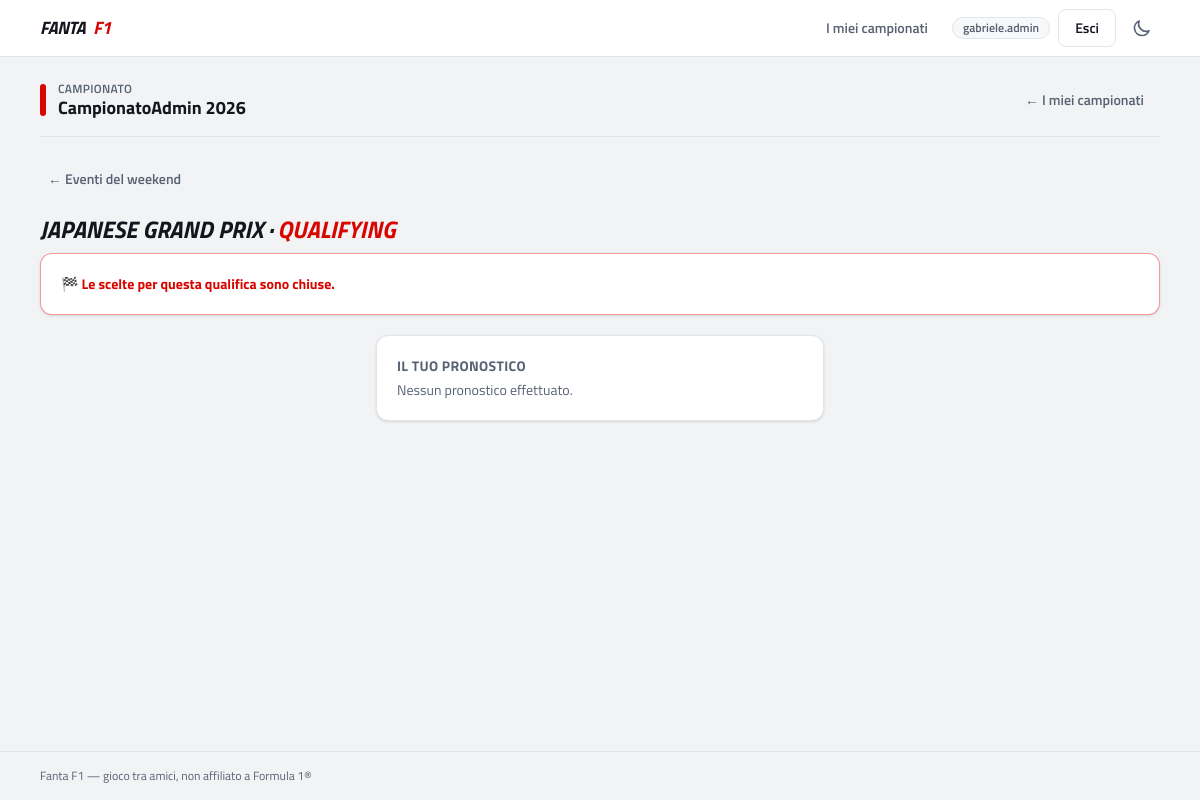
Before: /dashboard/championships/2/weekend/51/qualifying/race/36/choice/ (signed in) with the older database file.
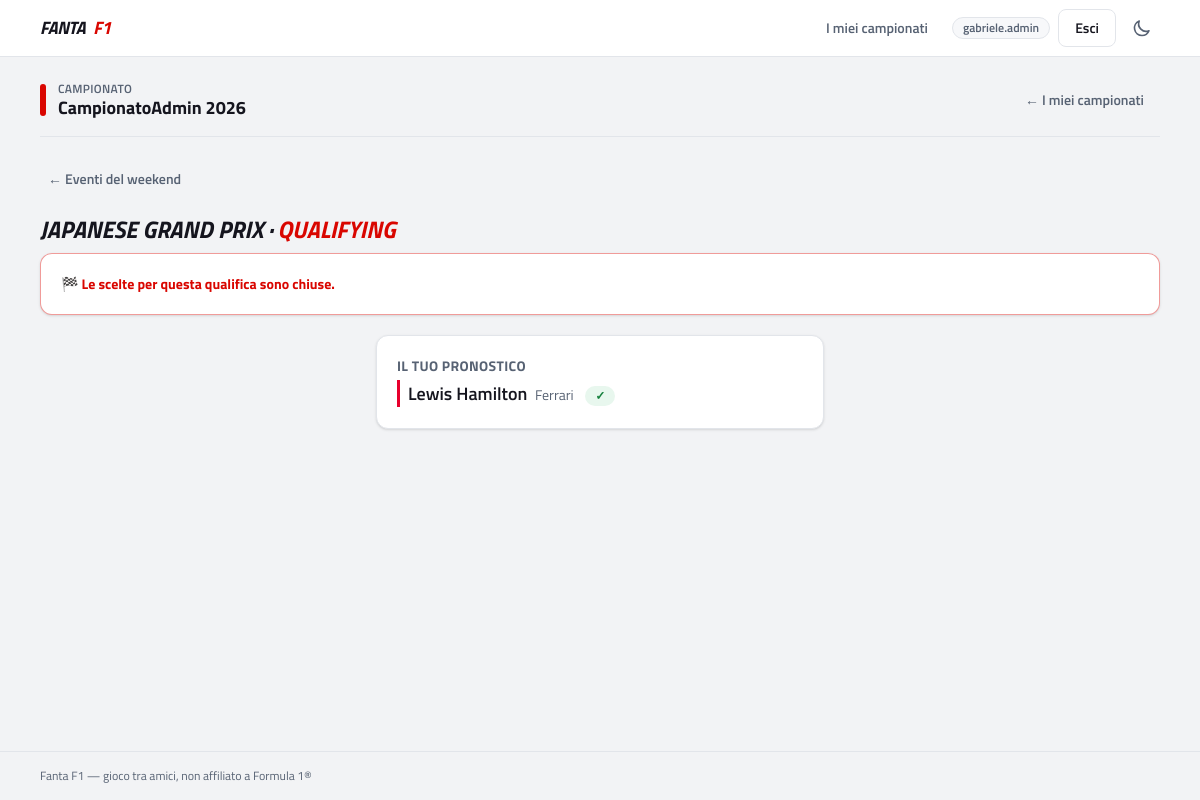
After: the same page with the newer database file.
### fantaApp/models.py (models this page shows, shortened)
class AbstractPlayerChoice(models.Model):
    player = models.ForeignKey(ChampionshipPlayer, on_delete=models.CASCADE)
    driver = models.ForeignKey(Driver, on_delete=models.PROTECT)
    created_at = models.DateTimeField(auto_now_add=True)
    class Meta:
        abstract = True
        indexes = [models.Index(fields=["player", "driver"])]

class PlayerQualifyingChoice(AbstractPlayerChoice):
    qualifying = models.ForeignKey(Qualifying, on_delete=models.CASCADE)
    class Meta(AbstractPlayerChoice.Meta):
        unique_together = [("player", "qualifying")]

class Driver(models.Model):
    first_name = models.CharField(max_length=50)
    last_name = models.CharField(max_length=50)
    number = models.PositiveSmallIntegerField(null=True, blank=True)
    short_name = models.CharField(max_length=3)
    team = models.ForeignKey('Team', on_delete=models.CASCADE)
    season = models.PositiveSmallIntegerField()
    api_id = models.CharField(max_length=50,unique= True)
    created_at = models.DateTimeField(auto_now_add=True)
    modified_at = models.DateTimeField(auto_now=True)
    deleted_at = models.DateTimeField(null=True, blank=True)
    active = models.BooleanField(default=True)
    is_valid = models.BooleanField(default=True)
    class Meta:
        ordering = ['team__name', 'first_name'] #serve a far tornare sempre i piloti in ordine alfabetico, raggruppati per squadra
        unique_together = ('number', 'season')

class Team(models.Model):
    name = models.CharField(max_length=50)
    short_name = models.CharField(max_length=3)
    api_id = models.CharField(max_length=50,unique= True)
    nationality = models.CharField(max_length=50)
    created_at = models.DateTimeField(auto_now_add=True)
    modified_at = models.DateTimeField(auto_now=True)
    deleted_at = models.DateTimeField(null=True, blank=True)
    active = models.BooleanField(default=True)
    class Meta:
        ordering = ['name'] #serve a far tornare sempre i piloti in ordine alfabetico

### fantaApp/views/weekend.py (the view)
@login_required
def race_qualifying_choice(request, championship_id, weekend_id, event_id):
    champ, weekend, player = _base_context(request, championship_id, weekend_id)
    if weekend.weekend_type == 'regular':
        return regular_weekend_race_qualifying_choice(request, player, champ, weekend, event_id)
    elif weekend.weekend_type == 'sprint':
        return sprint_weekend_race_qualifying_choice(request, player, champ, weekend, event_id)

### fantaApp/services/helper.py (called while the page is built)
def event_start(event):
    if isinstance(event, Qualifying):
        return getattr(
            event.weekend,
            "sprint_qualifying_start" if event.type == "sprint" else "qualifying_start",
            None,
        )
    else:  # Race
        return getattr(
            event.weekend,
            "sprint_start" if event.type == "sprint" else "race_start",
            None,
        )

def _event_has_started(event) -> bool:
    start = event_start(event)
    if not start:
        return False
    if timezone.is_naive(start):
        start = timezone.make_aware(start, timezone.utc)
    return timezone.now() >= start

### fantaApp/views/weekend.py (called while the page is built)
def _base_context(request, championship_id: int, weekend_id: int):
    championship = get_object_or_404(Championship, pk=championship_id)
    weekend      = get_object_or_404(Weekend, pk=weekend_id)
    player       = request.user.championshipplayer_set.get(championship=championship)
    return championship, weekend, player

### fantaApp/templates/fantaApp/regular_race_qualifying_choice.html (shortened to what this page needs)
{% extends 'fantaApp/championship_flow_base.html' %}
{% block championship_content %}
<a href="{% url 'weekend_details' championship.id weekend.id %}" class="btn-ghost mb-4 -ml-2 text-sm">← Eventi del weekend</a>
<h2 class="mb-2 text-2xl font-black uppercase italic">{{ weekend.event_name }} · <span class="text-accent">Qualifying</span></h2>
{% if event_started %}
  <div class="card-pad mb-5 border-accent/40">
    <p class="text-sm font-bold text-accent">🏁 Le scelte per questa qualifica sono chiuse.</p>
  </div>
{% else %}
  <p class="mb-5 text-sm text-muted">
    <strong class="text-ink">Regole:</strong> pronostica il pilota che farà la pole position.
  </p>
{% endif %}
<div class="mx-auto max-w-md">
  {% if event_started %}
    <div class="card-pad">
      <p class="mb-1 text-sm font-bold uppercase tracking-wide text-muted">Il tuo pronostico</p>
      {% if existing %}
        <p class="team-{{ existing.driver.team.short_name|slugify }}">
          <span class="team-chip text-lg">{{ existing.driver.first_name }} {{ existing.driver.last_name }}</span>
          <span class="ml-1 text-sm text-muted">{{ existing.driver.team.name }}</span>
          <span class="badge-ok ml-2">✓</span>
        </p>
      {% else %}
        <p class="text-sm text-muted">Nessun pronostico effettuato.</p>
      {% endif %}
    </div>
  {% endif %}
</div>
{% endblock %}

Changed rows visible on the page:
added PlayerQualifyingChoice: driver.first_name "Lewis", driver.last_name "Hamilton", driver.team.name "Ferrari"
Other visible differences:
text no longer shown: "Nessun pronostico effettuato."
